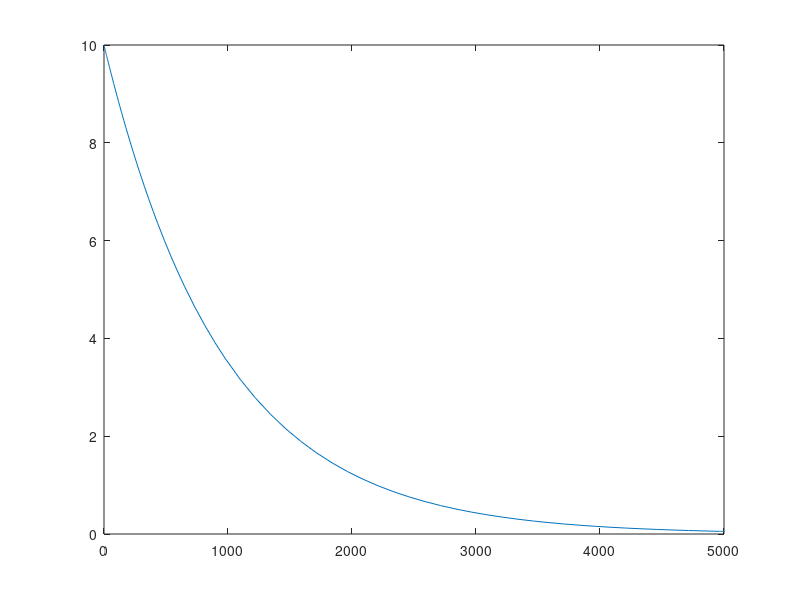

Recreate this plot in MATLAB.
% solving differential equation lake pollution model dC/dt=(F/V)*(cin - C)
clear all
clc
%for cin=1:3;
cin=0;
%F=4*12;V=28;
F=48; V=45800;
c0=10;
%tspan = [0 10];
tspan = [0 5000];
[t,c] = ode45(@(t,c) (F/V)*(cin-c), tspan, c0);
plot(t,c,'-')
hold on
